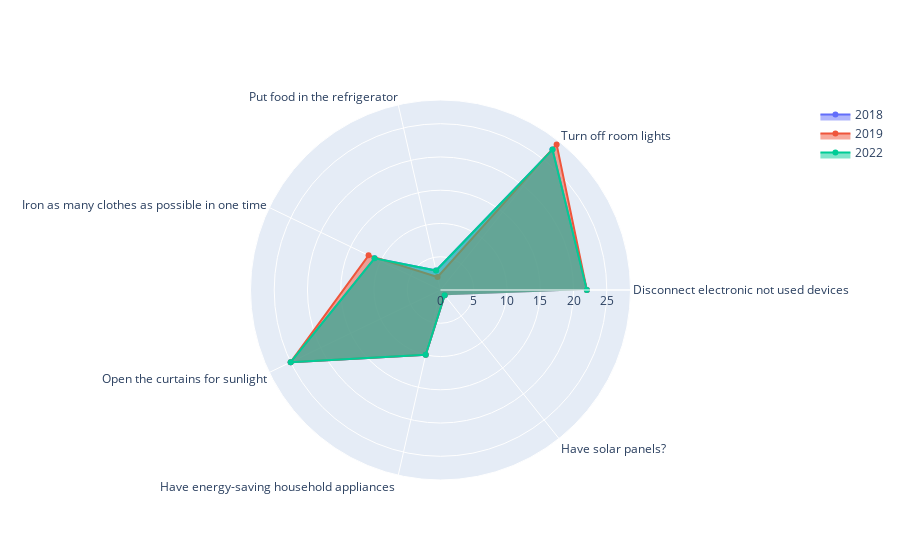

Here is the notebook cell this chart was saved with:
### Code cell
fig = go.Figure()

for year in res:
  fig.add_trace(go.Scatterpolar(
    r=res[year],
    theta=energy_labels,
    fill='toself',
    name=year
  ))

fig.show()

### Figure 1 — Plotly figure (JSON) as saved in the notebook; plotly's stock layout.template omitted (floating-point values rounded to 4 significant figures)
{"data": [{"fill": "toself", "name": "2018", "r": [22, 27, 3, 11, 25, 10, 1], "theta": ["Disconnect electronic not used devices", "Turn off room lights", "Put food in the refrigerator", "Iron as many clothes as possible in one time", "Open the curtains for sunlight", "Have energy-saving household appliances ", "Have solar panels?"], "type": "scatterpolar"}, {"fill": "toself", "name": "2019", "r": [22, 28, 2, 12, 25, 10, 1], "theta": ["Disconnect electronic not used devices", "Turn off room lights", "Put food in the refrigerator", "Iron as many clothes as possible in one time", "Open the curtains for sunlight", "Have energy-saving household appliances ", "Have solar panels?"], "type": "scatterpolar"}, {"fill": "toself", "name": "2022", "r": [22, 27, 3, 11, 25, 10, 1], "theta": ["Disconnect electronic not used devices", "Turn off room lights", "Put food in the refrigerator", "Iron as many clothes as possible in one time", "Open the curtains for sunlight", "Have energy-saving household appliances ", "Have solar panels?"], "type": "scatterpolar"}], "layout": {}}
